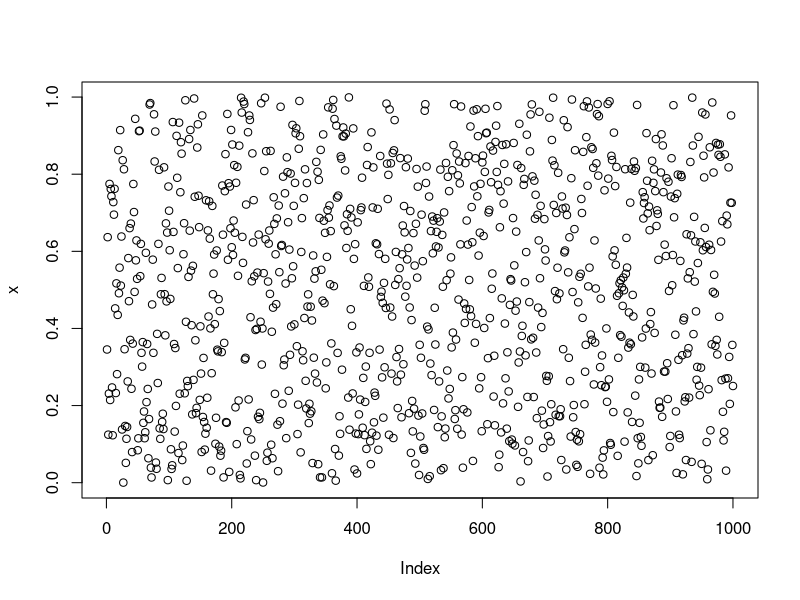
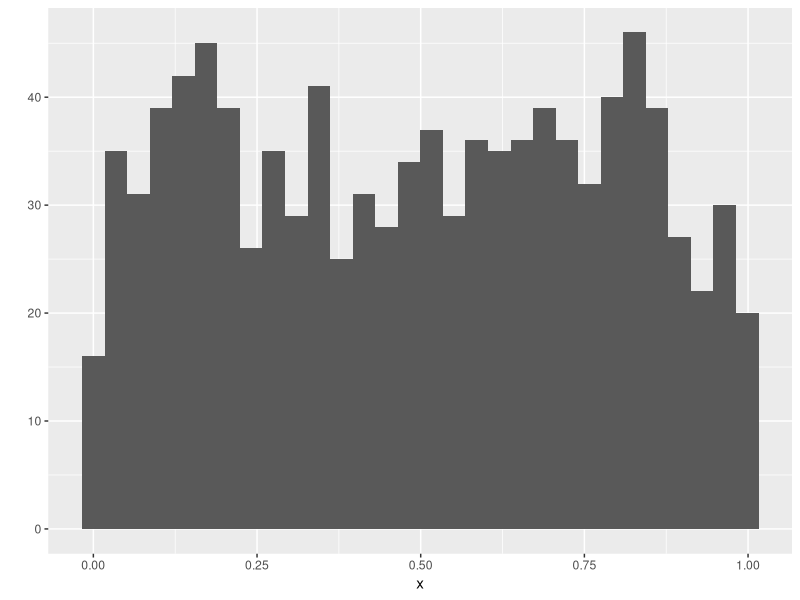
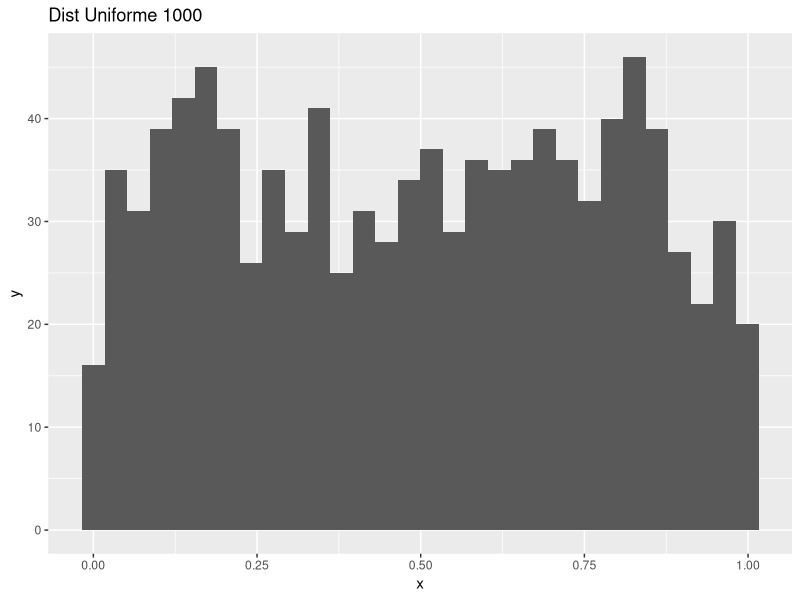
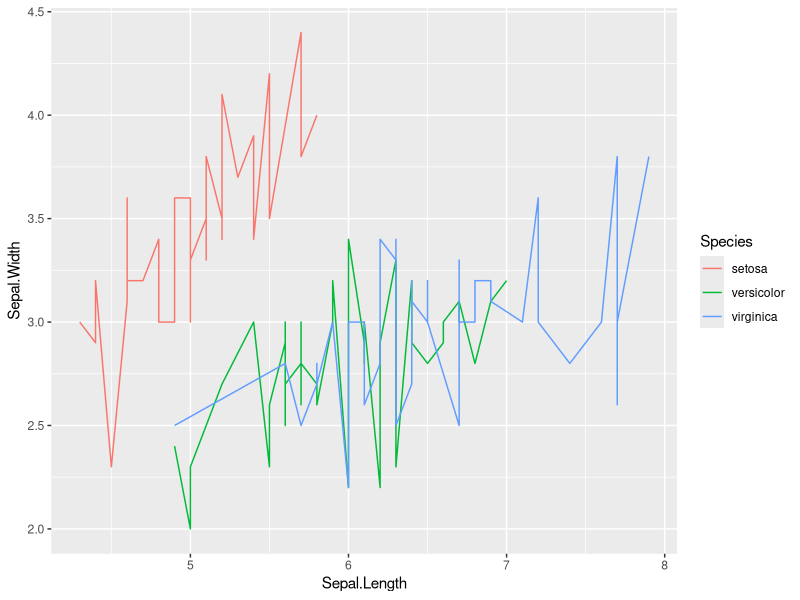
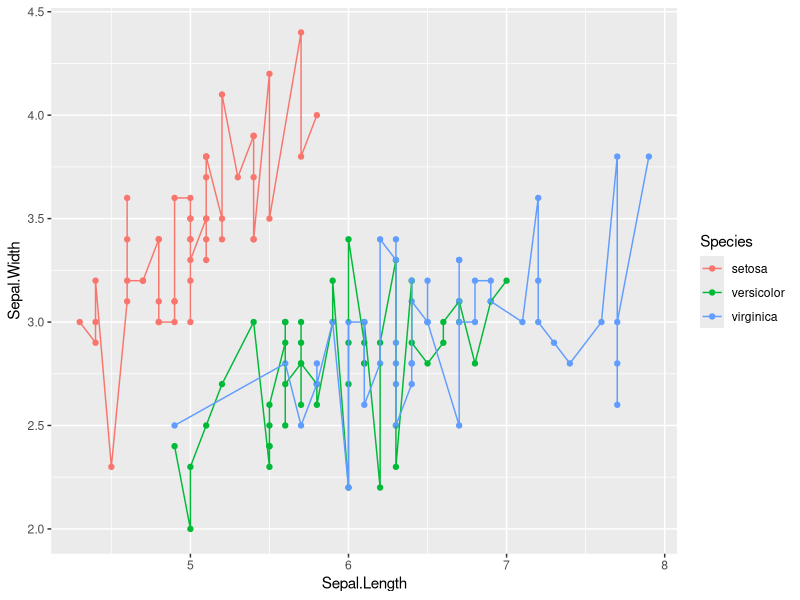
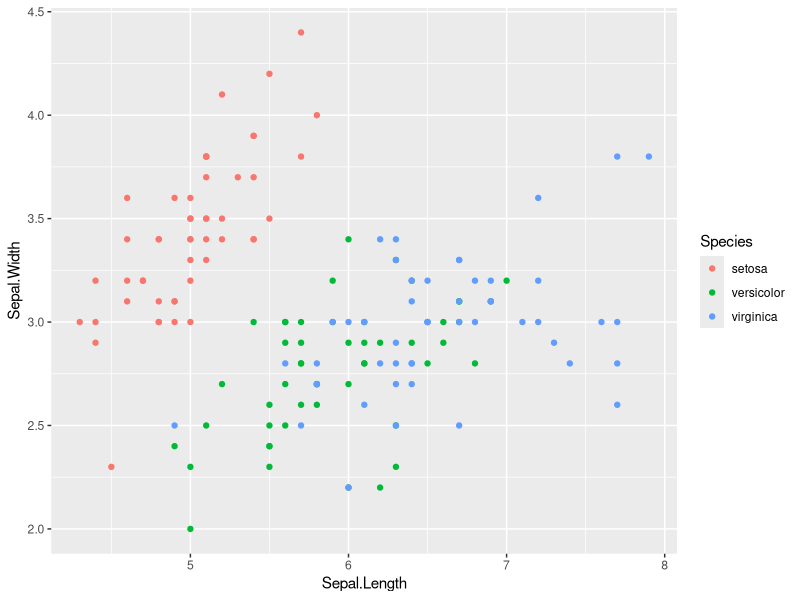
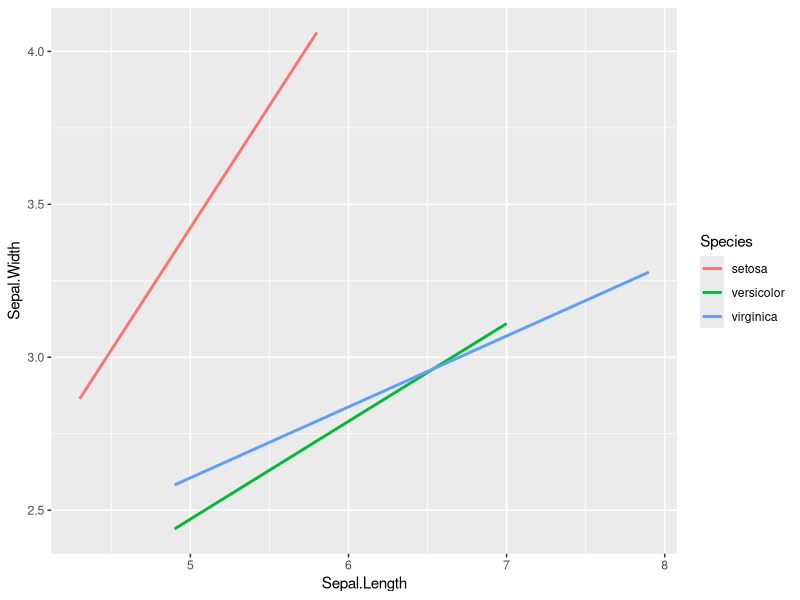
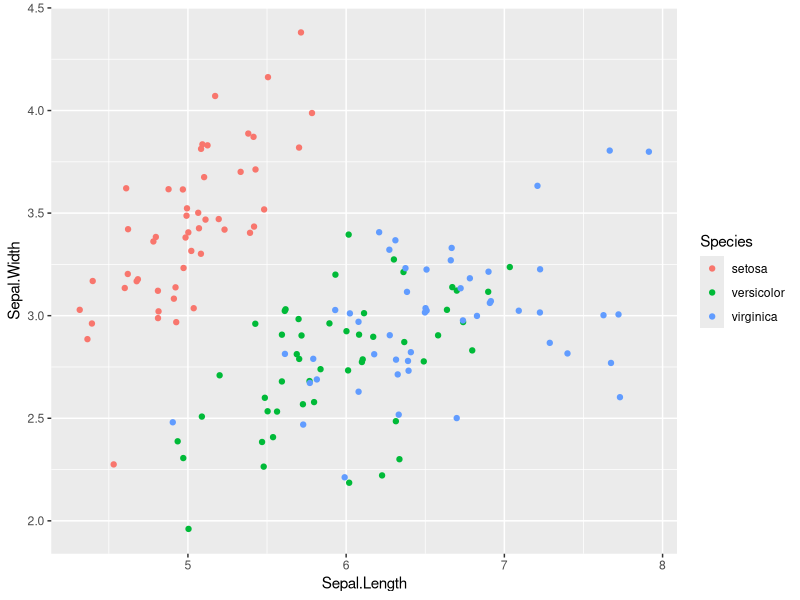

Source code (R) for these figures, in order:
# qplot

# Obs: Caso tenha problemas com a acentuação, consulte este link:
# https://support.rstudio.com/hc/en-us/articles/200532197-Character-Encoding

# Configurando o diretório de trabalho
# Coloque entre aspas o diretório de trabalho que você está usando no seu computador
# Não use diretórios com espaço no nome
setwd("Z:/Dropbox/DSA/BigDataAnalytics-R-Azure/Cap03")
getwd()

# Um sistema gráfico completo, alternativo ao sistema básico de gráficos do R
# Oferece mais opções de modificação, legendas prontas, formatação mais sólida

library(ggplot2)
x = runif(1000)
plot(x)
qplot(x)

?qplot
qplot(x, main = "Dist Uniforme 1000", ylab = 'y', xlab = 'x')

head(iris)
qplot(x = Sepal.Length, y = Sepal.Width, data = iris, color = Species, geom = "line")

qplot(x = Sepal.Length, y = Sepal.Width, data = iris, color = Species) + geom_line()

qplot(x = Sepal.Length, y = Sepal.Width, data = iris, color = Species, geom = "point")

qplot(x = Sepal.Length, y = Sepal.Width, data = iris, color = Species, geom = "smooth", method = 'lm', se = F)

qplot(x = Sepal.Length, y = Sepal.Width, data = iris, color = Species, geom = "jitter")


# Histogramas
x=rnorm(10000)
options(warn=-1)
qplot(x, geom="histogram")
qplot(x, geom="histogram", binwidth=0.5, xlim=c(-3,3))
qplot(x, geom="histogram", breaks=c(-3,-1.5,-1,-0.5,0,1.5,2,3), xlim=c(-3,3))
qplot(x, geom="density")
qplot(Sepal.Length, data=iris, geom="density", colour=Species)
qplot(Sepal.Length, data=iris, geom="density", facets=Species~. )
qplot(Sepal.Length, data=iris, geom="density", facets=.~Species )
qplot(x=Sepal.Length, y=Sepal.Width, data=iris, color=Species)
qplot(x=Sepal.Length, y=Sepal.Width, data=iris, size=Species)
qplot(x=Sepal.Length, y=Sepal.Width, data=iris, shape=Species)
qplot(x=Sepal.Length, y=Sepal.Width, data=iris, alpha=Species)
qplot(x=Sepal.Length, y=Sepal.Width, data=iris, color=Species, size=Species, shape=Species)


# ggplot
mydata <- data.frame(x=1:5, y=11:15, group=c("F", "F", "M", "M", "F"))
mydata
?ggplot
p <- ggplot(data=mydata, aes(x=x,y=y)) 
p+geom_point()
p+geom_point(aes(color=group), shape=3)
p+geom_point(aes(color=group), shape=3) + scale_color_manual(values=c(123,569))
p+geom_point() + scale_x_continuous(limits=c(0,10))













